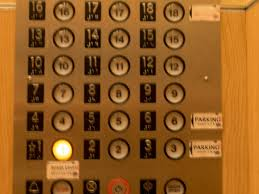
#> input picture images/Elevator_shoot.jpeg, 259 x 194 px
$ python -i masking.py   (imports and definitions only)
#> lines starting #> are read from the running program, lines starting #| are printed output that depends on the picture; after the words box and inside, x2 and y2 are one past the last pixel; in counts of white or black regions, pixels touching at a corner belong together
#> further down, picture is the input picture: shape (194, 259, 3); mean B, G, R 33.8, 91.1, 146.1
import cv2
import numpy as np


def masking(color_image):
    gray = cv2.cvtColor(color_image, cv2.COLOR_BGR2GRAY)
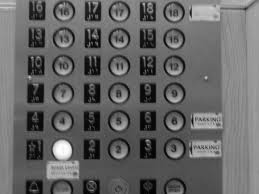
#> gray: shape (194, 259); min 1, max 254, mean 101
    ret, thresh = cv2.threshold(gray,0,255,cv2.THRESH_BINARY_INV+cv2.THRESH_OTSU)
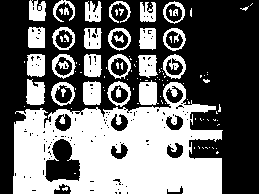
#> thresh: shape (194, 259); 42.7% white; 109 white regions (77 under 20 px), largest, box (x1, y1, x2, y2) and area: (13, 82, 223, 194) 14619, (139, 80, 159, 105) 403, (83, 81, 101, 105) 398
#> ret = 96
    kernel = np.ones((3,3),np.uint8)
    opening = cv2.morphologyEx(thresh,cv2.MORPH_OPEN,kernel, iterations = 2)
#> opening: shape (194, 259); 32.7% white; 22 white regions, largest, box (x1, y1, x2, y2) and area: (13, 103, 222, 194) 13263, (139, 82, 157, 105) 389, (27, 80, 45, 105) 380
    # sure background area
    sure_bg = cv2.dilate(opening,kernel,iterations=3)
#> sure_bg: shape (194, 259); 46.1% white; 7 white regions, largest, box (x1, y1, x2, y2) and area: (10, 25, 225, 194) 21438, (25, 29, 48, 51) 505, (26, 7, 48, 24) 363
    # Finding sure foreground area
    dist_transform = cv2.distanceTransform(opening,cv2.DIST_L2,5)
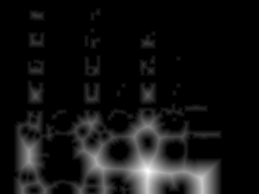
#> dist_transform: shape (194, 259) float32; min 0, max 26, mean 1.9; drawn with min black and max white
    ret, sure_fg = cv2.threshold(dist_transform,0.7*dist_transform.max(),255,0)
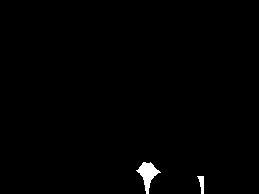
#> sure_fg: shape (194, 259) float32; 0.81% white; 2 white regions, box (x1, y1, x2, y2) and area: (136, 162, 161, 194) 334, (197, 176, 204, 194) 75
#> ret = 18.2
    # Finding unknown region
    sure_fg = np.uint8(sure_fg)
    unknown = cv2.subtract(sure_bg,sure_fg)
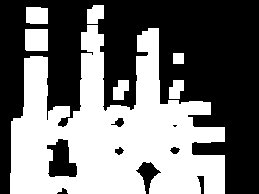
#> unknown: shape (194, 259); 45.3% white; 7 white regions, largest, box (x1, y1, x2, y2) and area: (10, 25, 225, 194) 21029, (25, 29, 48, 51) 505, (26, 7, 48, 24) 363
    ### Masking
    ret, markers = cv2.connectedComponents(sure_fg)
#> markers: shape (194, 259) int32; 3 distinct labels, from 0 to 2
#> ret = 3
    # Add one to all labels so that sure background is not 0, but 1
    markers = markers+1
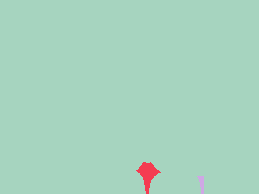
#> markers: shape (194, 259) int32; 3 distinct labels, from 1 to 3; one colour per label, 0 black
    # Now, mark the region of unknown with zero
    markers[unknown==255] = 0
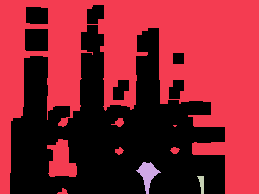
#> markers: shape (194, 259) int32; 4 distinct labels, from 0 to 3; one colour per label, 0 black
    return markers

>>> import cv2
>>> picture = cv2.imread('../images/Elevator_shoot.jpeg')
>>> result = masking(picture)
